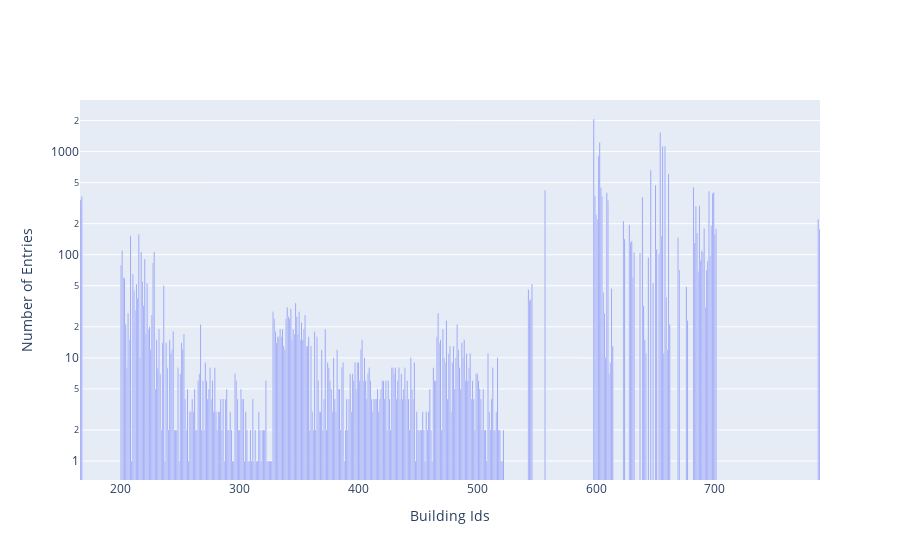

Here is the notebook cell this chart was saved with:
### Code cell
# super quick scatter plot 
fig = go.Figure()
fig.add_trace(go.Bar(
    x=building_id_count["index"].index,
    y=building_id_count["index"], 
))
fig.update_layout(xaxis_title='Building Ids',
                  yaxis_title='Number of Entries',
                  )

fig.update_yaxes(type="log")

### Figure 1 — Plotly figure (JSON) as saved in the notebook; plotly's stock layout.template omitted (floating-point values rounded to 4 significant figures; data arrays with more than 128 entries replaced by an {"elided": "..."} marker saying what was removed)
{"data": [{"type": "bar", "x": {"elided": "400 int values"}, "y": {"elided": "400 int values"}}], "layout": {"xaxis": {"title": {"text": "Building Ids"}}, "yaxis": {"title": {"text": "Number of Entries"}, "type": "log"}}}
